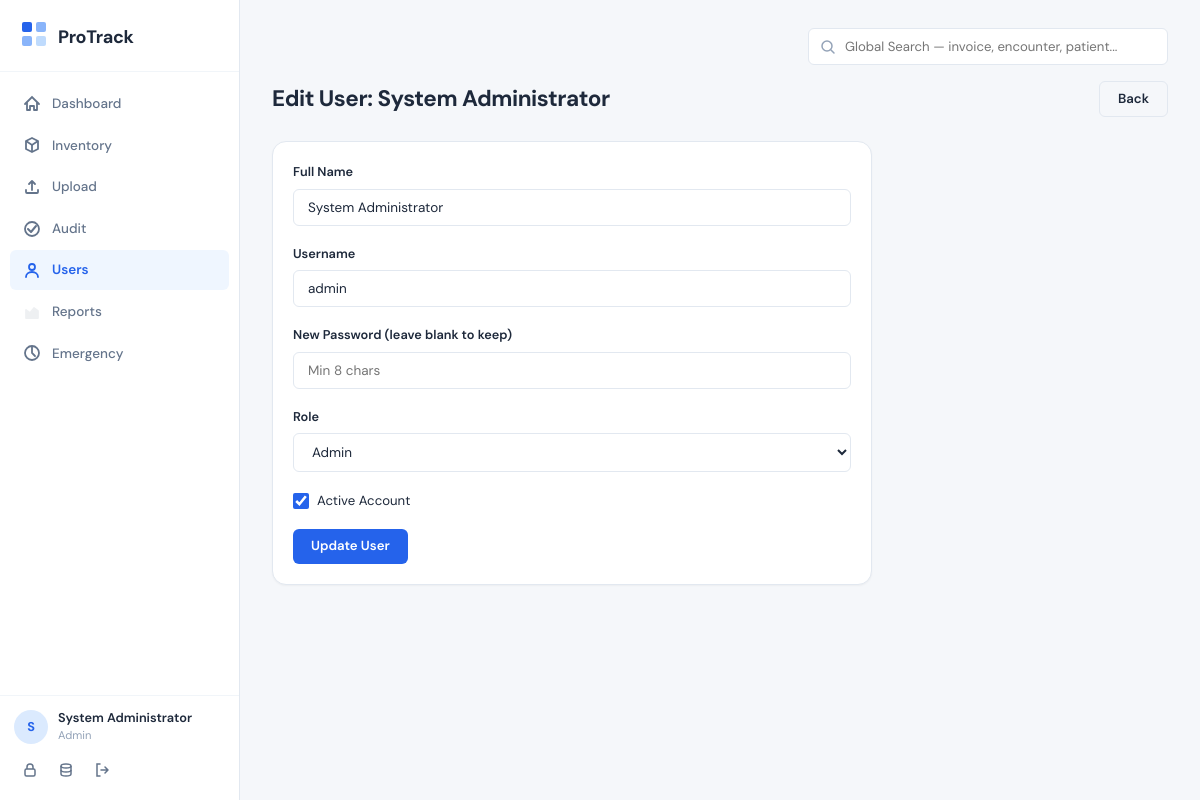
/users/edit/2 (signed in), run on the app's committed database.
### tables this page shows
CREATE TABLE users (
        id INTEGER PRIMARY KEY AUTOINCREMENT,
        username TEXT UNIQUE NOT NULL,
        password_hash TEXT NOT NULL,
        full_name TEXT NOT NULL,
        role TEXT NOT NULL CHECK(role IN ('SuperAdmin','Admin','User','Auditor')),
        user_type TEXT DEFAULT NULL CHECK(user_type IN ('Coder','Biller',NULL)),
        is_active INTEGER DEFAULT 1,
        created_at TIMESTAMP DEFAULT CURRENT_TIMESTAMP,
        last_login TIMESTAMP,
        created_by INTEGER
    );

### app.py (the view, shortened to what this page needs)
@app.route('/users/edit/<int:user_id>', methods=['GET','POST'])
@admin_required
def edit_user(user_id):
    db = get_db()
    user = db.execute("SELECT * FROM users WHERE id=?", (user_id,)).fetchone()
    if not user:
        flash('User not found.', 'error')
        return redirect(url_for('users_list'))
    return render_template('edit_user.html', user=user)

### app.py (called while the page is built)
def get_db():
    if 'db' not in g:
        g.db = sqlite3.connect(DATABASE)
        g.db.row_factory = sqlite3.Row
        g.db.execute("PRAGMA journal_mode=WAL")
        g.db.execute("PRAGMA foreign_keys=ON")
    return g.db

def admin_required(f):
    @wraps(f)
    def decorated(*a, **kw):
        if 'user_id' not in session: return redirect(url_for('login'))
        if session.get('role') not in ('SuperAdmin', 'Admin', 'Auditor'):
            flash('Access denied.', 'error')
            return redirect(url_for('dashboard'))
        return f(*a, **kw)
    return decorated

@app.context_processor
def inject_helpers():
    return {'can_delete': can_delete}

### templates/edit_user.html (shortened to what this page needs)
{% extends "base.html" %}
{% block content %}
<div class="page-header">
    <div class="page-header-row">
        <h1>Edit User: {{ user['full_name'] }}</h1>
        <a href="{{ url_for('users_list') }}" class="btn btn-secondary">Back</a>
    </div>
</div>
<div class="card" style="max-width:600px">
    <form method="POST">
        <div class="form-group">
            <label class="form-label">Full Name</label>
            <input type="text" name="full_name" class="form-input" required value="{{ user['full_name'] }}">
        </div>
        <div class="form-group">
            <label class="form-label">Username</label>
            <input type="text" class="form-input" value="{{ user['username'] }}" disabled>
        </div>
        <div class="form-group">
            <label class="form-label">New Password (leave blank to keep)</label>
            <input type="password" name="new_password" class="form-input" minlength="8" placeholder="Min 8 chars">
        </div>
        <div class="form-row">
            <div class="form-group">
                <label class="form-label">Role</label>
                <select name="role" class="form-select" id="roleSelect" onchange="toggleUserType()">
                    <option value="Admin" {% if user['role'] == 'Admin' %}selected{% endif %}>Admin</option>
                </select>
            </div>
        </div>
        <div class="form-group">
            <label class="checkbox-label">
                <input type="checkbox" name="is_active" {% if user['is_active'] %}checked{% endif %}>
                Active Account
            </label>
        </div>
        <button type="submit" class="btn btn-primary">Update User</button>
    </form>
</div>
{% endblock %}

### templates/base.html (shortened to what this page needs)
<!DOCTYPE html>
<html lang="en">
<head>
    <link rel="stylesheet" href="{{ url_for('static', filename='css/style.css') }}">
</head>
<body>
    {% if session.get('user_id') %}
    <nav class="sidebar" id="sidebar">
        <div class="sidebar-brand">
            <div class="brand-icon">
            </div>
            <span class="brand-text">ProTrack</span>
        </div>
        <div class="sidebar-nav">
            <a href="{{ url_for('dashboard') }}" class="nav-item {% if request.endpoint == 'dashboard' %}active{% endif %}">
                <svg width="20" height="20" viewBox="0 0 20 20" fill="none"><path d="M3 10L10 3L17 10" stroke="currentColor" stroke-width="1.8" stroke-linecap="round"/><path d="M5 9V16H8V12H12V16H15V9" stroke="currentColor" stroke-width="1.8" stroke-linecap="round" stroke-linejoin="round"/></svg>
                <span>Dashboard</span>
            </a>
            <a href="{{ url_for('inventory_list') }}" class="nav-item {% if request.endpoint == 'inventory_list' %}active{% endif %}">
                <svg width="20" height="20" viewBox="0 0 20 20" fill="none"><path d="M4 6L10 3L16 6V14L10 17L4 14V6Z" stroke="currentColor" stroke-width="1.8" stroke-linejoin="round"/><path d="M10 10V17" stroke="currentColor" stroke-width="1.8"/><path d="M4 6L10 10L16 6" stroke="currentColor" stroke-width="1.8"/></svg>
                <span>Inventory</span>
            </a>
            {% if session.get('role') in ('SuperAdmin','Admin','Auditor') %}
            <a href="{{ url_for('upload_inventory') }}" class="nav-item {% if request.endpoint == 'upload_inventory' %}active{% endif %}">
                <span>Upload</span>
            </a>
            <a href="{{ url_for('audit_list') }}" class="nav-item {% if request.endpoint == 'audit_list' %}active{% endif %}">
                <svg width="20" height="20" viewBox="0 0 20 20" fill="none"><path d="M6 10L9 13L14 7" stroke="currentColor" stroke-width="2" stroke-linecap="round" stroke-linejoin="round"/><circle cx="10" cy="10" r="7" stroke="currentColor" stroke-width="1.8"/></svg>
                <span>Audit</span>
            </a>
            <a href="{{ url_for('users_list') }}" class="nav-item {% if request.endpoint in ('users_list','add_user','edit_user') %}active{% endif %}">
                <svg width="20" height="20" viewBox="0 0 20 20" fill="none"><circle cx="10" cy="7" r="3" stroke="currentColor" stroke-width="1.8"/><path d="M4 17C4 14 6.5 12 10 12C13.5 12 16 14 16 17" stroke="currentColor" stroke-width="1.8" stroke-linecap="round"/></svg>
                <span>Users</span>
            </a>
            <a href="{{ url_for('reports') }}" class="nav-item {% if request.endpoint == 'reports' %}active{% endif %}">
                <svg width="20" height="20" viewBox="0 0 20 20" fill="none"><path d="M4 16V8L8 11L12 6L16 9V16H4Z" stroke="currentColor" stroke-width="1.8" fill="currentColor" opacity="0.1" stroke-linejoin="round"/></svg>
                <span>Reports</span>
            </a>
            <a href="{{ url_for('emergency_reassign') }}" class="nav-item {% if request.endpoint == 'emergency_reassign' %}active{% endif %}">
                <svg width="20" height="20" viewBox="0 0 20 20" fill="none"><path d="M10 4V10L13 13" stroke="currentColor" stroke-width="1.8" stroke-linecap="round"/><circle cx="10" cy="10" r="7" stroke="currentColor" stroke-width="1.8"/></svg>
                <span>Emergency</span>
            </a>
            {% endif %}
        </div>
        <div class="sidebar-footer">
            <div class="user-badge">
                <div class="user-avatar">{{ session.get('full_name', 'U')[0] }}</div>
                <div class="user-info">
                    <span class="user-name">{{ session.get('full_name', 'User') }}</span>
                    <span class="user-role">{{ session.get('role') }}{% if session.get('user_type') %} · {{ session.get('user_type') }}{% endif %}</span>
                </div>
            </div>
            <div class="sidebar-actions">
                <a href="{{ url_for('change_password') }}" class="btn-icon" title="Change Password">
                    <svg width="16" height="16" viewBox="0 0 16 16" fill="none"><rect x="3" y="7" width="10" height="7" rx="1.5" stroke="currentColor" stroke-width="1.5"/><path d="M5 7V5C5 3.34 6.34 2 8 2C9.66 2 11 3.34 11 5V7" stroke="currentColor" stroke-width="1.5"/></svg>
                </a>
                {% if session.get('role') in ('SuperAdmin','Admin','Auditor') %}
                <a href="{{ url_for('backup_database') }}" class="btn-icon" title="Backup Database">
                </a>
                {% endif %}
                <a href="{{ url_for('logout') }}" class="btn-icon btn-logout" title="Logout">
                    <svg width="16" height="16" viewBox="0 0 16 16" fill="none"><path d="M6 2H3V14H6" stroke="currentColor" stroke-width="1.5" stroke-linecap="round"/><path d="M7 8H14M14 8L11 5M14 8L11 11" stroke="currentColor" stroke-width="1.5" stroke-linecap="round" stroke-linejoin="round"/></svg>
                </a>
            </div>
        </div>
    </nav>
    {% endif %}
    <main class="{% if session.get('user_id') %}main-content{% else %}main-full{% endif %}">
        {% if session.get('user_id') %}
        <div class="topbar">
            <form action="{{ url_for('global_search') }}" method="GET" class="topbar-search">
                <input type="text" name="q" placeholder="Global Search — invoice, encounter, patient..." value="{{ request.args.get('q','') if request.endpoint == 'global_search' else '' }}">
            </form>
        </div>
        {% endif %}
        {% block content %}{% endblock %}
    </main>
</body>
</html>

### data on the page
users: get "System Administrator", full_name "System Administrator", username "admin", role "Admin", is_active "☑"

### other printed values
{{ session.get('full_name', 'U')[0] }} "S"
{{ session.get('role') }} "Admin"
